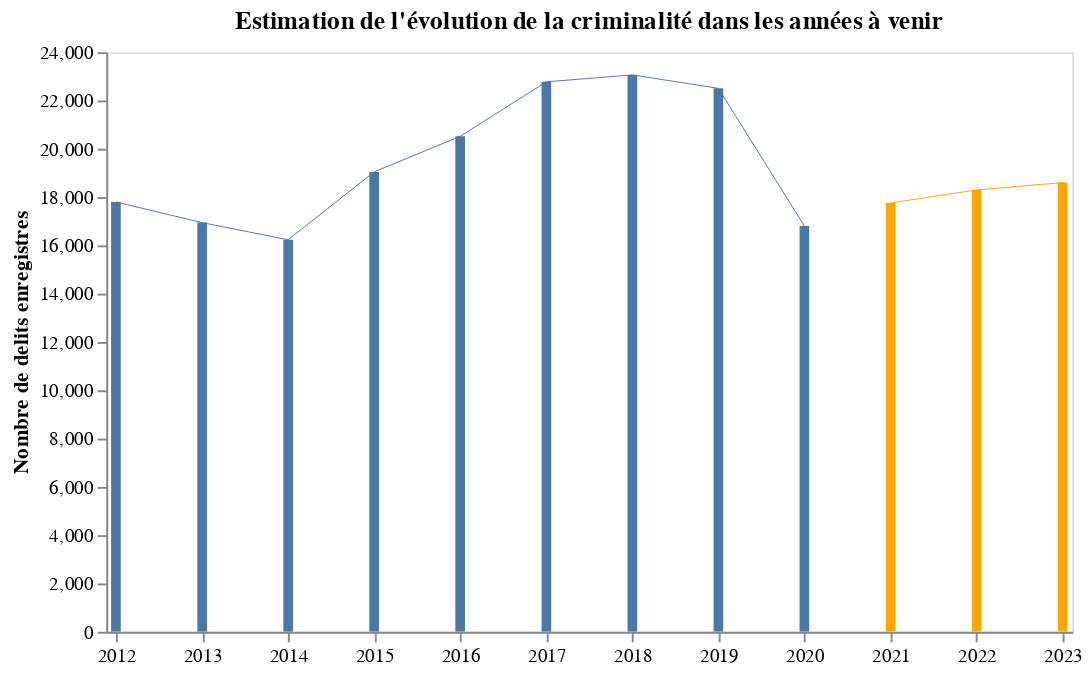

Here is the notebook cell this chart was saved with:
### Code cell
base = alt.Chart(df_fcast).mark_bar(color="orange").encode(
    x='date:T',
    y='delits:Q'
)

vols_visualisation = alt.Chart(vols.reset_index(drop=True)).encode(
    alt.X("Annee", axis=alt.Axis(title="", grid=False)),
    alt.Y("Delits enregistres:Q", axis=alt.Axis(title="Nombre de delits enregistres", grid=False)),
    ).properties(
        title="Estimation de l'évolution de la criminalité dans les années à venir",
        width=500,
        height=300,
    )

base + base.transform_loess("date", "delits").mark_line(color =  'orange', size=0.5).encode().interactive() + vols_visualisation.mark_bar() + vols_visualisation.transform_loess("Annee", "Delits enregistres").mark_line(size=0.5).encode().interactive()

### Figure 1 — Vega-Lite specification as saved in the notebook (floating-point values rounded to 4 significant figures)
{"config": {"view": {"continuousWidth": 400, "continuousHeight": 300}}, "layer": [{"mark": {"type": "bar", "color": "orange"}, "encoding": {"x": {"type": "temporal", "field": "date"}, "y": {"type": "quantitative", "field": "delits"}}}, {"mark": {"type": "line", "color": "orange", "size": 0.5}, "encoding": {"x": {"type": "temporal", "field": "date"}, "y": {"type": "quantitative", "field": "delits"}}, "selection": {"selector010": {"type": "interval", "bind": "scales", "encodings": ["x", "y"]}}, "transform": [{"loess": "delits", "on": "date"}]}, {"data": {"name": "data-9eae6fbd9f5872e46b3b835c5c30ecee"}, "mark": "bar", "encoding": {"x": {"type": "temporal", "axis": {"grid": false, "title": ""}, "field": "Annee"}, "y": {"type": "quantitative", "axis": {"grid": false, "title": "Nombre de delits enregistres"}, "field": "Delits enregistres"}}, "height": 300, "title": "Estimation de l'évolution de la criminalité dans les années à venir", "width": 500}, {"data": {"name": "data-9eae6fbd9f5872e46b3b835c5c30ecee"}, "mark": {"type": "line", "size": 0.5}, "encoding": {"x": {"type": "temporal", "axis": {"grid": false, "title": ""}, "field": "Annee"}, "y": {"type": "quantitative", "axis": {"grid": false, "title": "Nombre de delits enregistres"}, "field": "Delits enregistres"}}, "height": 300, "selection": {"selector011": {"type": "interval", "bind": "scales", "encodings": ["x", "y"]}}, "title": "Estimation de l'évolution de la criminalité dans les années à venir", "transform": [{"loess": "Delits enregistres", "on": "Annee"}], "width": 500}], "data": {"name": "data-c600464c927315d9803022b92925cd87"}, "$schema": "https://vega.github.io/schema/vega-lite/v4.8.1.json", "datasets": {"data-c600464c927315d9803022b92925cd87": [{"delits": 17750.0, "date": "2021-01-01T00:00:00"}, {"delits": 18290.0, "date": "2022-01-01T00:00:00"}, {"delits": 18600.0, "date": "2023-01-01T00:00:00"}], "data-9eae6fbd9f5872e46b3b835c5c30ecee": [{"Type de crime": "Vols", "Annee": "2012-01-01T00:00:00", "Delits enregistres": 17796}, {"Type de crime": "Vols", "Annee": "2013-01-01T00:00:00", "Delits enregistres": 16942}, {"Type de crime": "Vols", "Annee": "2014-01-01T00:00:00", "Delits enregistres": 16233}, {"Type de crime": "Vols", "Annee": "2015-01-01T00:00:00", "Delits enregistres": 19042}, {"Type de crime": "Vols", "Annee": "2016-01-01T00:00:00", "Delits enregistres": 20516}, {"Type de crime": "Vols", "Annee": "2017-01-01T00:00:00", "Delits enregistres": 22772}, {"Type de crime": "Vols", "Annee": "2018-01-01T00:00:00", "Delits enregistres": 23058}, {"Type de crime": "Vols", "Annee": "2019-01-01T00:00:00", "Delits enregistres": 22503}, {"Type de crime": "Vols", "Annee": "2020-01-01T00:00:00", "Delits enregistres": 16805}]}}
